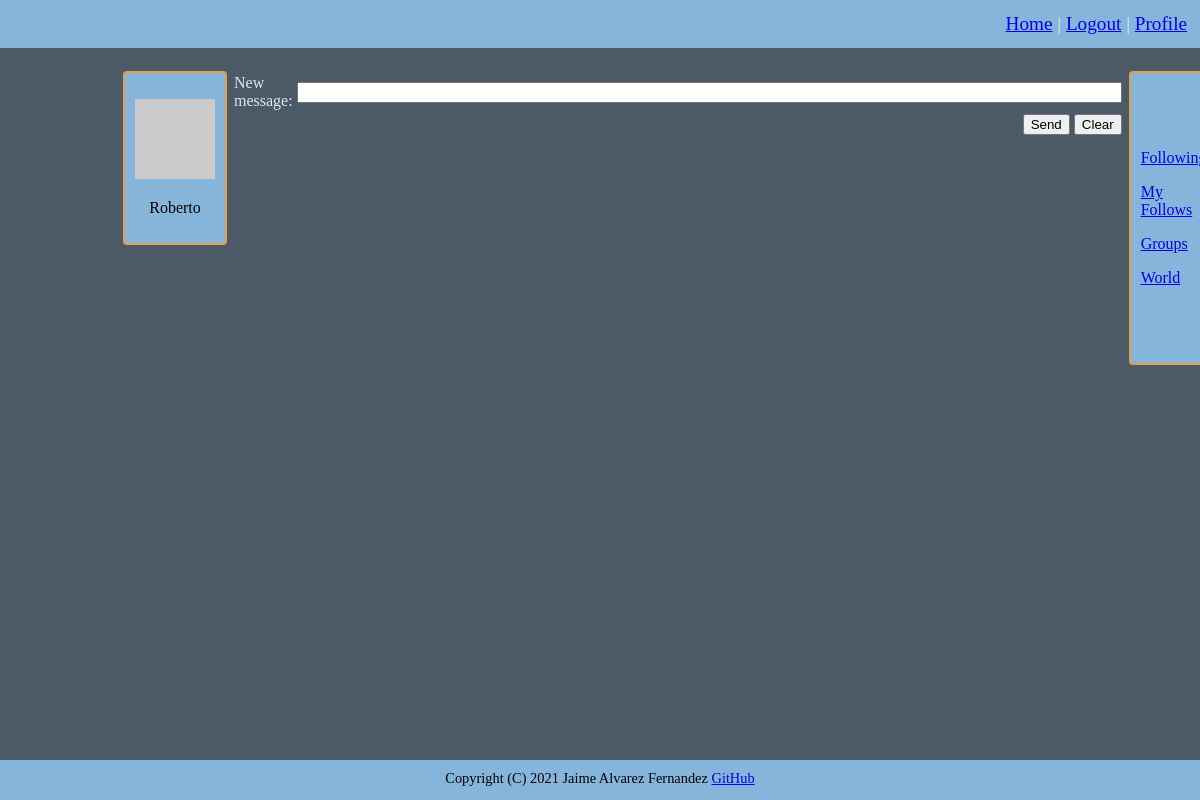
The app's page /user/Roberto (signed in), older data.
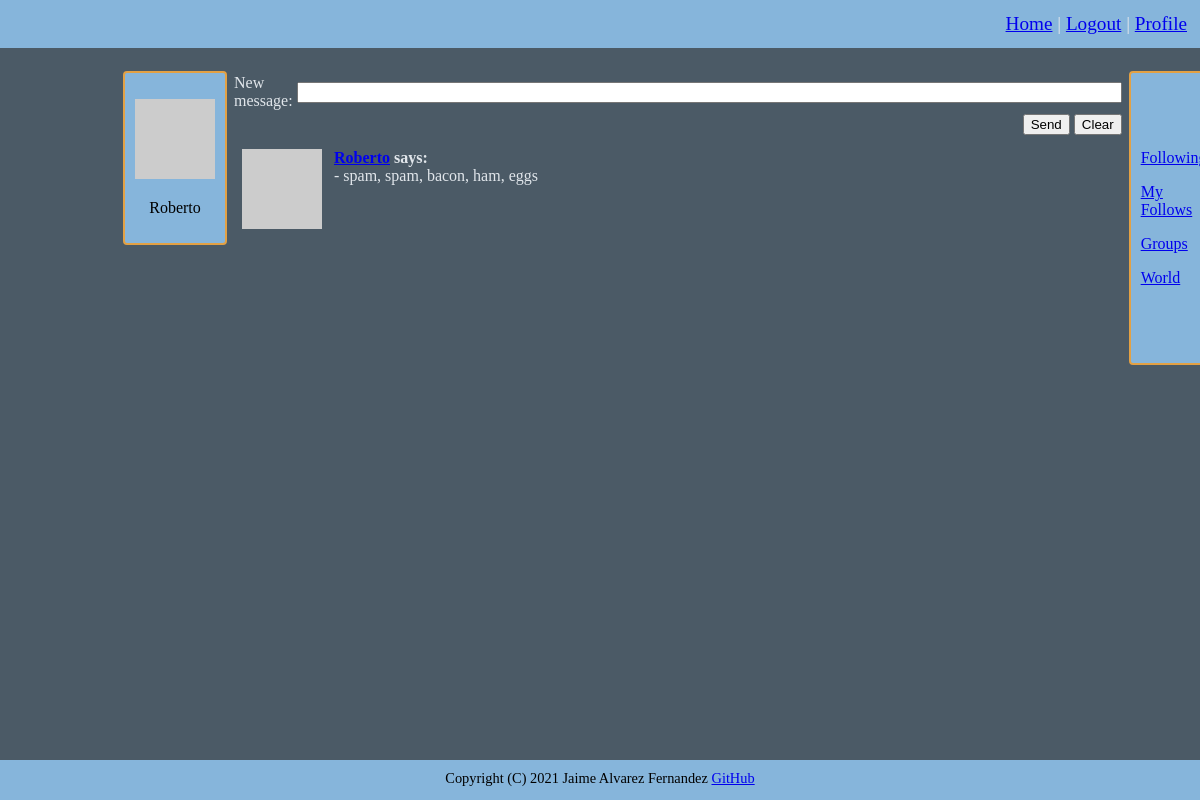
The same page, newer data.
### connect/models.py (models this page shows, shortened)
class Posts(db.Model):
    id = db.Column(db.Integer, primary_key=True)
    body = db.Column(db.String(140))
    timestamp = db.Column(db.DateTime, index=True, default=datetime.datetime.utcnow)
    user_id = db.Column(db.Integer, db.ForeignKey('user.id'))

class User(UserMixin, db.Model):
    id = db.Column(db.Integer, primary_key=True)
    username = db.Column(db.String(64), index=True, unique=True)
    email = db.Column(db.String(120), index=True, unique=True)
    password = db.Column(db.String(128))
    about_me = db.Column(db.String(140))
    location = db.Column(db.String(64))
    website = db.Column(db.String(120))
    last_seen = db.Column(db.DateTime, default=datetime.datetime.utcnow)
    posts = db.relationship('Posts', backref='author', lazy='dynamic')
    friends = db.relationship('Friends', backref='anchor', lazy='dynamic')
    followed = db.relationship('User',
                               secondary=followers,
                               primaryjoin=(followers.c.follower_id == id),
                               secondaryjoin=(followers.c.followed_id == id),
                               backref=db.backref('followers', lazy='dynamic'), lazy='dynamic')
    def avatar(self, size):
        digest = md5(self.email.lower().encode('utf-8')).hexdigest()
        return f'https://www.gravatar.com/avatar/{digest}?d=identicon&s={size}'

### connect/routing.py (the view)
@app.route('/user/<username>', methods=['GET', 'POST'])
@flask_login.login_required
def user_messages(username):
    user = models.User.query.filter_by(username=username).first_or_404()
    form = forms.WriteMessage()
    empty_form = forms.EmptyForm()
    if form.validate_on_submit():
        post = models.Posts(body=form.message.data, author=flask_login.current_user)
        db.session.add(post)
        db.session.commit()
    posts = models.Posts.query.filter_by(user_id=user.id).order_by(models.Posts.timestamp.desc()).all()
    return flask.render_template('user.html', user=user, posts=posts, title=user.username, form=form, e_form=empty_form)

### connect/forms.py
class WriteMessage(FlaskForm):
    message = wtforms.StringField('New message', validators=[validators.Length(min=1, max=140)])
    submit = wtforms.SubmitField('Send')

class EmptyForm(FlaskForm):
    submit = wtforms.SubmitField('Submit')

### connect/models.py (called while the page is built)
@login.user_loader
def load_user(user_id):
    return User.query.get(int(user_id))

### connect/routing.py (called while the page is built)
@app.before_request
def before_request():
    if flask_login.current_user.is_authenticated:
        flask_login.current_user.last_seen = datetime.datetime.utcnow()
        db.session.commit()

### connect/templates/user.html (shortened to what this page needs)
{% extends "general_template.html" %}
{% block content %}
{% if user == current_user %}
    <form action="" method="post" novalidate>
        <table>
            <tr>
                <td>
                    {{ form.message.label }}:
                </td>
                <td>
                    {{ form.message(size=100, autocomplete=off) }}
                </td>
            </tr>
            <tr>
                <td>
                </td>
                <td align="right">
                    {{ form.submit() }} <input type="reset" value="Clear">
                </td>
            </tr>
        </table>
    </form>
{% endif %}
    {% include '_posts.html' %}
{% endblock %}

### connect/templates/_posts.html
<table border="0" width="100%" cellspacing="10">
    {% for post in posts %}
    <tr valign="top">
        <td width="36"><img src="{{ post.author.avatar(36) }}"></td>
        <td>
            <span class="bold">
            <a href="{{ url_for('user_messages', username=post.author.username) }}">{{ post.author.username }}</a>
            says:<br></span>
            - {{ post.body }}
        </td>
    </tr>
    {% endfor %}
</table>

Row changes from the older to the newer data that the page shows:
added Posts: author.username "Roberto", body "spam, spam, bacon, ham, eggs"
